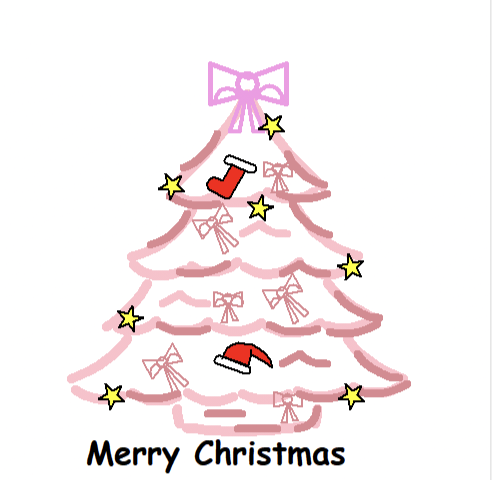

The Python source for this figure:
#pink

from turtle import *
import time

setup(500, 500, startx=None, starty=None)
speed(0)
pencolor("pink")
pensize(10)
penup()
hideturtle()
goto(0, 150)
showturtle()
pendown()
shape(name="classic")
# 1
seth(-120)
for i in range(10):
    fd(12)
    right(2)
penup()
goto(0, 150)
seth(-60)
pendown()
for i in range(10):
    fd(12)
    left(2)
seth(-150)
penup()
fd(10)
pendown()
for i in range(5):
    fd(10)
    right(15)
seth(-150)
penup()
fd(8)
pendown()
for i in range(5):
    fd(10)
    right(15)
seth(-155)
penup()
fd(5)
pendown()
for i in range(5):
    fd(7)
    right(15)
# 2
penup()
goto(-55, 34)
pendown()
seth(-120)
for i in range(10):
    fd(8)
    right(5)

penup()
goto(50, 35)
seth(-60)
pendown()
for i in range(10):
    fd(8)
    left(5)
seth(-120)
penup()
fd(10)
seth(-145)
pendown()
for i in range(5):
    fd(10)
    right(15)
penup()
fd(10)
seth(-145)
pendown()
for i in range(5):
    fd(12)
    right(15)
penup()
fd(8)
seth(-145)
pendown()
for i in range(5):
    fd(10)
    right(15)
penup()
seth(-155)
fd(8)
pendown()
for i in range(5):
    fd(11)
    right(15)
# 3
penup()
goto(-100, -40)
seth(-120)
pendown()
for i in range(10):
    fd(6)
    right(3)
penup()
goto(80, -39)
seth(-50)
pendown()
for i in range(10):
    fd(6)
    left(3)
seth(-155)
penup()
fd(10)
pendown()
for i in range(5):
    fd(8)
    right(10)
penup()
fd(8)
seth(-145)
pendown()
for i in range(7):
    fd(8)
    right(10)
penup()
fd(8)
seth(-145)
pendown()
for i in range(7):
    fd(7)
    right(10)
penup()
fd(8)
seth(-145)
pendown()
for i in range(7):
    fd(7)
    right(10)
penup()
fd(8)
seth(-140)
pendown()
for i in range(7):
    fd(6)
    right(10)

# 4
penup()
goto(-120, -95)
seth(-130)
pendown()
for i in range(7):
    fd(10)
    right(5)
penup()
goto(100, -95)
seth(-50)
pendown()
for i in range(7):
    fd(10)
    left(5)
penup()
seth(-120)
fd(10)
seth(-155)
pendown()
for i in range(6):
    fd(8)
    right(10)
penup()
seth(-160)
fd(10)
seth(-155)
pendown()
for i in range(6):
    fd(8)
    right(10)
penup()
seth(-160)
fd(10)
seth(-155)
pendown()
for i in range(6):
    fd(8)
    right(10)
penup()
seth(-160)
fd(10)
seth(-160)
pendown()
for i in range(6):
    fd(8)
    right(10)
penup()
seth(-160)
fd(10)
seth(-160)
pendown()
for i in range(6):
    fd(8)
    right(10)
penup()
seth(-160)
fd(10)
seth(-165)
pendown()
for i in range(5):
    fd(10)
    right(11)
# 5
penup()
goto(-70, -165)
seth(-85)
pendown()
for i in range(3):
    fd(5)
    left(3)
penup()
goto(70, -165)
seth(-95)
pendown()
for i in range(3):
    fd(5)
    right(3)
seth(-170)
penup()
fd(10)
pendown()
pendown()
for i in range(10):
    fd(12)
    right(2)
# 6
penup()
goto(70, -165)
pendown()
seth(-90)
pensize(8)
pencolor("#de8891")
circle(-20, 90)

penup()
goto(30, -185)
pendown()
seth(-180)
pensize(8)
pencolor("#de8891")
fd(40)

penup()
goto(-5, -170)
pendown()
seth(-180)
pensize(8)
pencolor("#de8891")
fd(35)


def guest(x, y, z):
    penup()
    goto(x, y)
    seth(-z)
    pendown()
    for angel in range(5):
        fd(10)
        right(10)


def guet(x, y, z):
    penup()
    goto(x, y)
    seth(-z)
    pendown()
    for angel in range(5):
        fd(10)
        left(10)


def qu(x, y, z):
    penup()
    goto(x, y)
    seth(-z)
    pendown()
    for angel in range(5):
        fd(6)
        right(10)
    seth(-150)
    fd(20)


# 树枝
guest(-70, -150, 160)
guest(100, -150, 160)
guet(110, -110, 50)
guest(160, -140, 150)
qu(80, -120, 180)
guest(70, -85, 165)
guest(-40, -85, 165)
guet(90, -50, 50)
guest(130, -80, 150)
pencolor("pink")
qu(-40, -60, 180)
pencolor('#de8891')
qu(80, -30, 180)
pencolor("pink")
qu(40, 10, 180)
pencolor("#de8891")
guest(-60, 30, 120)
guest(-20, -20, 150)
guet(45, 40, 60)
guest(-30, 40, 170)
guest(-30, 110, 115)
guet(40, 90, 60)
guest(80, 50, 160)
pencolor("#de8891")


def hdj(x, y):
    penup()
    goto(x, y)
    seth(80)
    pendown()
    pensize(2)
    circle(5)
    seth(10)
    fd(15)
    seth(120)
    fd(20)
    seth(240)
    fd(20)
    seth(180)
    fd(20)
    seth(-60)
    fd(20)
    seth(50)
    fd(20)
    seth(-40)
    fd(30)
    seth(-130)
    fd(5)
    seth(135)
    fd(30)
    seth(-60)
    fd(30)
    seth(-150)
    fd(6)
    seth(110)
    fd(30)


def uit(x, y):
    penup()
    goto(x, y)
    pendown()
    pensize(2)
    circle(5)
    seth(-10)
    fd(15)
    seth(90)
    fd(15)
    seth(200)
    fd(15)
    seth(160)
    fd(15)
    seth(-90)
    fd(15)
    seth(10)
    fd(15)
    seth(-60)
    fd(20)
    seth(-180)
    fd(5)
    seth(110)
    fd(20)
    seth(-90)
    fd(20)
    seth(-180)
    fd(6)
    seth(70)
    fd(15)
    hideturtle()


def yut(x, y, z):
    penup()
    goto(x, y)
    pendown()
    seth(z)
    for po in range(5):
        fd(4)
        left(36)


def ytu(x, y, z):
    penup()
    goto(x, y)
    pendown()
    seth(z)
    for kk in range(5):
        fd(4)
        left(36)


# 小蝴蝶结
seth(0)
uit(40, -160)
hdj(-80, -120)
yut(-67, -115, 120)
yut(-86, -123, 150)
hdj(40, -50)
yut(52, -45, 130)
yut(34, -55, 160)
seth(0)
uit(-20, -60)
ytu(-4, -60, 100)
ytu(-20, -60, 120)
hdj(-30, 20)
yut(-15, 25, 130)
yut(-40, 20, 180)
uit(30, 70)
ytu(45, 70, 100)
ytu(30, 70, 120)

# 大蝴蝶结
pencolor("#f799e6")
pensize(5)
penup()
seth(0)
goto(0, 150)
pendown()
circle(10)
seth(-15)
fd(40)
seth(90)
fd(40)
seth(200)
fd(40)
seth(160)
fd(40)
seth(-90)
fd(40)
seth(15)
fd(40)
seth(-70)
pencolor("#f799e6")
pensize(4)
fd(40)
seth(-180)
fd(10)
seth(100)
fd(40)
seth(-100)
fd(40)
seth(-180)
fd(10)
seth(70)
fd(40)
penup()
seth(0)
goto(0, 130)
pencolor("pink")
pendown()


def iou(x, y, z):
    penup()
    goto(x, y)
    pencolor("#f799e6")
    pendown()
    seth(z)
    for po in range(10):
        fd(4)
        left(18)


seth(0)
iou(35, 145, 100)
iou(-7, 145, 110)
pencolor("red")
pensize(7)
penup()
goto(-35, 135)
pendown()

# 圣诞帽
seth(-20)
pensize(2)
penup()
goto(-30, -120)
pencolor("black")
pendown()
fillcolor("red")
fd(30)
circle(4, 180)
fd(30)
circle(4, 180)
penup()
goto(-25, -115)
seth(75)
pendown()
begin_fill()
for i in range(5):
    fd(6)
    right(20)
seth(-10)
for i in range(5):
    fd(8)
    right(15)
seth(145)
for i in range(5):
    fd(5)
    left(2)
seth(90)
for i in range(5):
    fd(1)
    left(2)
seth(-90)
for i in range(4):
    fd(4)
    right(6)
seth(161)
fd(30)
end_fill()
pensize(1)
pencolor("black")


def koc(x, y, size):
    pensize(2)
    pencolor("black")
    penup()
    goto(x, y)
    pendown()
    begin_fill()
    fillcolor("yellow")
    for i in range(5):
        left(72)
        fd(size)
        right(144)
        fd(size)
    end_fill()


# 星星
seth(-15)
koc(-120, -70, 10)
seth(10)
koc(100, -20, 10)
seth(-10)
koc(10, 40, 10)
seth(30)
koc(-80, 60, 10)
koc(100, -150, 10)
koc(-140, -150, 10)
koc(20, 120, 10)

# 袜子
seth(-20)
pensize(2)
penup()
goto(-20, 80)
pencolor("black")
pendown()
fillcolor("red")
fd(25)
circle(4, 180)
fd(25)
circle(4, 180)
penup()
goto(-15, 80)
pendown()
begin_fill()
fillcolor("red")
seth(-120)
fd(20)
seth(150)
fd(5)
circle(7, 180)
fd(15)
circle(5, 90)
fd(30)
seth(160)
fd(18)
end_fill()
penup()
seth(0)
goto(100, -230)
pendown()
write("Merry Christmas", align="right", font=("Comic Sans MS", 24, "bold"))
done()
